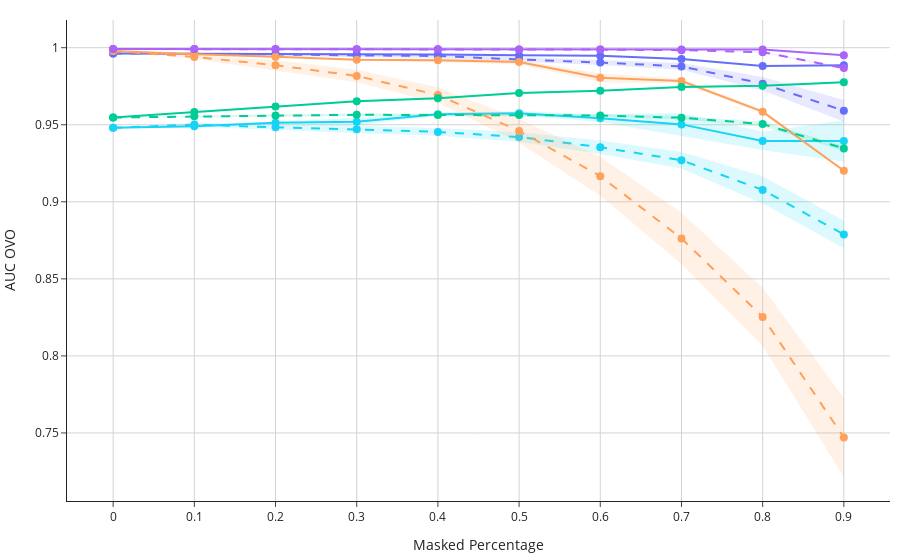

Write notebook code for a chart like this one.
### Code cell
fig3 = plot_masking_result(
    masked_percentages,
    *[
        (f"{dataset},{method}", metric)
        for dataset, results in auc_ovo_results.items()
        for method, metric in results.items()
    ],
)
for trace in fig3.data:
    if "FingerMovements" in trace.name:
        trace.visible = False
fig3.update_layout(showlegend=False, yaxis_title="AUC OVO")

### Figure 1 — Plotly figure (JSON) as saved in the notebook; plotly's stock layout.template omitted (floating-point values rounded to 4 significant figures)
{"data": [{"hovertemplate": "%{y:.4f}", "legendgroup": "Epilepsy,shap", "line": {"color": "#636EFA", "dash": "solid"}, "marker": {"color": "#636EFA", "size": 8}, "mode": "lines+markers", "name": "Epilepsy,shap", "type": "scatter", "x": [0, 0.1, 0.2, 0.3, 0.4, 0.5, 0.6, 0.7, 0.8, 0.9], "y": [0.9963, 0.9962, 0.9961, 0.9958, 0.9957, 0.995, 0.9948, 0.9927, 0.9882, 0.9886]}, {"fill": "toself", "fillcolor": "rgba(99,110,250,0.15)", "hoverinfo": "skip", "hovertemplate": "%{y:.4f}", "legendgroup": "Epilepsy,shap", "line": {"color": "rgba(255,255,255,0)"}, "name": "Epilepsy,shap", "showlegend": false, "type": "scatter", "visible": true, "x": [0, 0.1, 0.2, 0.3, 0.4, 0.5, 0.6, 0.7, 0.8, 0.9, 0.9, 0.8, 0.7, 0.6, 0.5, 0.4, 0.3, 0.2, 0.1, 0], "y": [0.9963, 0.9962, 0.9961, 0.9958, 0.9957, 0.995, 0.9948, 0.9927, 0.9882, 0.9886, 0.9886, 0.9882, 0.9927, 0.9948, 0.995, 0.9957, 0.9958, 0.9961, 0.9962, 0.9963]}, {"hovertemplate": "%{y:.4f}", "legendgroup": "Epilepsy,random", "line": {"color": "#636EFA", "dash": "dash"}, "marker": {"color": "#636EFA", "size": 8}, "mode": "lines+markers", "name": "Epilepsy,random", "type": "scatter", "x": [0, 0.1, 0.2, 0.3, 0.4, 0.5, 0.6, 0.7, 0.8, 0.9], "y": [0.9963, 0.9961, 0.9956, 0.995, 0.9946, 0.9924, 0.9904, 0.9879, 0.9766, 0.9591]}, {"fill": "toself", "fillcolor": "rgba(99,110,250,0.15)", "hoverinfo": "skip", "hovertemplate": "%{y:.4f}", "legendgroup": "Epilepsy,random", "line": {"color": "rgba(255,255,255,0)"}, "name": "Epilepsy,random", "showlegend": false, "type": "scatter", "visible": true, "x": [0, 0.1, 0.2, 0.3, 0.4, 0.5, 0.6, 0.7, 0.8, 0.9, 0.9, 0.8, 0.7, 0.6, 0.5, 0.4, 0.3, 0.2, 0.1, 0], "y": [0.9963, 0.9964, 0.9963, 0.9961, 0.9959, 0.9938, 0.9921, 0.99, 0.981, 0.966, 0.9522, 0.9723, 0.9857, 0.9887, 0.9909, 0.9933, 0.9939, 0.995, 0.9958, 0.9963]}, {"hovertemplate": "%{y:.4f}", "legendgroup": "FingerMovements,shap", "line": {"color": "#EF553B", "dash": "solid"}, "marker": {"color": "#EF553B", "size": 8}, "mode": "lines+markers", "name": "FingerMovements,shap", "type": "scatter", "visible": false, "x": [0, 0.1, 0.2, 0.3, 0.4, 0.5, 0.6, 0.7, 0.8, 0.9], "y": [0.4782, 0.4782, 0.505, 0.505, 0.493, 0.485, 0.485, 0.4966, 0.4966, 0.4786]}, {"fill": "toself", "fillcolor": "rgba(239,85,59,0.15)", "hoverinfo": "skip", "hovertemplate": "%{y:.4f}", "legendgroup": "FingerMovements,shap", "line": {"color": "rgba(255,255,255,0)"}, "name": "FingerMovements,shap", "showlegend": false, "type": "scatter", "visible": false, "x": [0, 0.1, 0.2, 0.3, 0.4, 0.5, 0.6, 0.7, 0.8, 0.9, 0.9, 0.8, 0.7, 0.6, 0.5, 0.4, 0.3, 0.2, 0.1, 0], "y": [0.4782, 0.4782, 0.505, 0.505, 0.493, 0.485, 0.485, 0.4966, 0.4966, 0.4786, 0.4786, 0.4966, 0.4966, 0.485, 0.485, 0.493, 0.505, 0.505, 0.4782, 0.4782]}, {"hovertemplate": "%{y:.4f}", "legendgroup": "FingerMovements,random", "line": {"color": "#EF553B", "dash": "dash"}, "marker": {"color": "#EF553B", "size": 8}, "mode": "lines+markers", "name": "FingerMovements,random", "type": "scatter", "visible": false, "x": [0, 0.1, 0.2, 0.3, 0.4, 0.5, 0.6, 0.7, 0.8, 0.9], "y": [0.4782, 0.4782, 0.4873, 0.4873, 0.496, 0.4882, 0.4882, 0.4989, 0.4989, 0.4864]}, {"fill": "toself", "fillcolor": "rgba(239,85,59,0.15)", "hoverinfo": "skip", "hovertemplate": "%{y:.4f}", "legendgroup": "FingerMovements,random", "line": {"color": "rgba(255,255,255,0)"}, "name": "FingerMovements,random", "showlegend": false, "type": "scatter", "visible": false, "x": [0, 0.1, 0.2, 0.3, 0.4, 0.5, 0.6, 0.7, 0.8, 0.9, 0.9, 0.8, 0.7, 0.6, 0.5, 0.4, 0.3, 0.2, 0.1, 0], "y": [0.4782, 0.4782, 0.5091, 0.5091, 0.5356, 0.5304, 0.5304, 0.5485, 0.5485, 0.567, 0.4059, 0.4493, 0.4493, 0.4461, 0.4461, 0.4564, 0.4655, 0.4655, 0.4782, 0.4782]}, {"hovertemplate": "%{y:.4f}", "legendgroup": "WISDM,shap", "line": {"color": "#19D3F3", "dash": "solid"}, "marker": {"color": "#19D3F3", "size": 8}, "mode": "lines+markers", "name": "WISDM,shap", "type": "scatter", "x": [0, 0.1, 0.2, 0.3, 0.4, 0.5, 0.6, 0.7, 0.8, 0.9], "y": [0.948, 0.949, 0.9514, 0.952, 0.9568, 0.9575, 0.9543, 0.9502, 0.9395, 0.9394]}, {"fill": "toself", "fillcolor": "rgba(25,211,243,0.15)", "hoverinfo": "skip", "hovertemplate": "%{y:.4f}", "legendgroup": "WISDM,shap", "line": {"color": "rgba(255,255,255,0)"}, "name": "WISDM,shap", "showlegend": false, "type": "scatter", "visible": true, "x": [0, 0.1, 0.2, 0.3, 0.4, 0.5, 0.6, 0.7, 0.8, 0.9, 0.9, 0.8, 0.7, 0.6, 0.5, 0.4, 0.3, 0.2, 0.1, 0], "y": [0.948, 0.9498, 0.9521, 0.9544, 0.9579, 0.9588, 0.9568, 0.9577, 0.9455, 0.9529, 0.926, 0.9336, 0.9428, 0.9518, 0.9562, 0.9558, 0.9496, 0.9506, 0.9482, 0.948]}, {"hovertemplate": "%{y:.4f}", "legendgroup": "WISDM,random", "line": {"color": "#19D3F3", "dash": "dash"}, "marker": {"color": "#19D3F3", "size": 8}, "mode": "lines+markers", "name": "WISDM,random", "type": "scatter", "x": [0, 0.1, 0.2, 0.3, 0.4, 0.5, 0.6, 0.7, 0.8, 0.9], "y": [0.948, 0.9501, 0.9483, 0.947, 0.9454, 0.942, 0.9354, 0.927, 0.9077, 0.8788]}, {"fill": "toself", "fillcolor": "rgba(25,211,243,0.15)", "hoverinfo": "skip", "hovertemplate": "%{y:.4f}", "legendgroup": "WISDM,random", "line": {"color": "rgba(255,255,255,0)"}, "name": "WISDM,random", "showlegend": false, "type": "scatter", "visible": true, "x": [0, 0.1, 0.2, 0.3, 0.4, 0.5, 0.6, 0.7, 0.8, 0.9, 0.9, 0.8, 0.7, 0.6, 0.5, 0.4, 0.3, 0.2, 0.1, 0], "y": [0.948, 0.9515, 0.9502, 0.9494, 0.9479, 0.9452, 0.9398, 0.9324, 0.9165, 0.8877, 0.87, 0.8989, 0.9216, 0.931, 0.9389, 0.9428, 0.9447, 0.9465, 0.9487, 0.948]}, {"hovertemplate": "%{y:.4f}", "legendgroup": "Synthetic,shap", "line": {"color": "#FFA15A", "dash": "solid"}, "marker": {"color": "#FFA15A", "size": 8}, "mode": "lines+markers", "name": "Synthetic,shap", "type": "scatter", "x": [0, 0.1, 0.2, 0.3, 0.4, 0.5, 0.6, 0.7, 0.8, 0.9], "y": [0.9978, 0.9957, 0.9942, 0.9922, 0.9919, 0.9907, 0.9805, 0.9784, 0.9585, 0.9202]}, {"fill": "toself", "fillcolor": "rgba(255,161,90,0.15)", "hoverinfo": "skip", "hovertemplate": "%{y:.4f}", "legendgroup": "Synthetic,shap", "line": {"color": "rgba(255,255,255,0)"}, "name": "Synthetic,shap", "showlegend": false, "type": "scatter", "visible": true, "x": [0, 0.1, 0.2, 0.3, 0.4, 0.5, 0.6, 0.7, 0.8, 0.9, 0.9, 0.8, 0.7, 0.6, 0.5, 0.4, 0.3, 0.2, 0.1, 0], "y": [0.9978, 0.9958, 0.9944, 0.9927, 0.9931, 0.9921, 0.9833, 0.9798, 0.9597, 0.9209, 0.9195, 0.9573, 0.9769, 0.9777, 0.9893, 0.9906, 0.9918, 0.9939, 0.9957, 0.9978]}, {"hovertemplate": "%{y:.4f}", "legendgroup": "Synthetic,random", "line": {"color": "#FFA15A", "dash": "dash"}, "marker": {"color": "#FFA15A", "size": 8}, "mode": "lines+markers", "name": "Synthetic,random", "type": "scatter", "x": [0, 0.1, 0.2, 0.3, 0.4, 0.5, 0.6, 0.7, 0.8, 0.9], "y": [0.9978, 0.994, 0.9887, 0.9817, 0.9693, 0.946, 0.9166, 0.8763, 0.8253, 0.7471]}, {"fill": "toself", "fillcolor": "rgba(255,161,90,0.15)", "hoverinfo": "skip", "hovertemplate": "%{y:.4f}", "legendgroup": "Synthetic,random", "line": {"color": "rgba(255,255,255,0)"}, "name": "Synthetic,random", "showlegend": false, "type": "scatter", "visible": true, "x": [0, 0.1, 0.2, 0.3, 0.4, 0.5, 0.6, 0.7, 0.8, 0.9, 0.9, 0.8, 0.7, 0.6, 0.5, 0.4, 0.3, 0.2, 0.1, 0], "y": [0.9978, 0.9953, 0.992, 0.9858, 0.9744, 0.9537, 0.9293, 0.8929, 0.8442, 0.7727, 0.7215, 0.8064, 0.8596, 0.904, 0.9383, 0.9642, 0.9776, 0.9854, 0.9927, 0.9978]}, {"hovertemplate": "%{y:.4f}", "legendgroup": "PenDigits,shap", "line": {"color": "#AB63FA", "dash": "solid"}, "marker": {"color": "#AB63FA", "size": 8}, "mode": "lines+markers", "name": "PenDigits,shap", "type": "scatter", "x": [0, 0.1, 0.2, 0.3, 0.4, 0.5, 0.6, 0.7, 0.8, 0.9], "y": [0.9991, 0.9991, 0.9991, 0.999, 0.999, 0.9988, 0.9988, 0.9989, 0.9988, 0.9951]}, {"fill": "toself", "fillcolor": "rgba(171,99,250,0.15)", "hoverinfo": "skip", "hovertemplate": "%{y:.4f}", "legendgroup": "PenDigits,shap", "line": {"color": "rgba(255,255,255,0)"}, "name": "PenDigits,shap", "showlegend": false, "type": "scatter", "visible": true, "x": [0, 0.1, 0.2, 0.3, 0.4, 0.5, 0.6, 0.7, 0.8, 0.9, 0.9, 0.8, 0.7, 0.6, 0.5, 0.4, 0.3, 0.2, 0.1, 0], "y": [0.9991, 0.9991, 0.9991, 0.9991, 0.999, 0.9988, 0.9988, 0.999, 0.9988, 0.9951, 0.9951, 0.9988, 0.9988, 0.9988, 0.9988, 0.9989, 0.999, 0.9991, 0.9991, 0.9991]}, {"hovertemplate": "%{y:.4f}", "legendgroup": "PenDigits,random", "line": {"color": "#AB63FA", "dash": "dash"}, "marker": {"color": "#AB63FA", "size": 8}, "mode": "lines+markers", "name": "PenDigits,random", "type": "scatter", "x": [0, 0.1, 0.2, 0.3, 0.4, 0.5, 0.6, 0.7, 0.8, 0.9], "y": [0.9991, 0.9991, 0.9991, 0.999, 0.999, 0.9988, 0.9988, 0.9984, 0.9971, 0.9868]}, {"fill": "toself", "fillcolor": "rgba(171,99,250,0.15)", "hoverinfo": "skip", "hovertemplate": "%{y:.4f}", "legendgroup": "PenDigits,random", "line": {"color": "rgba(255,255,255,0)"}, "name": "PenDigits,random", "showlegend": false, "type": "scatter", "visible": true, "x": [0, 0.1, 0.2, 0.3, 0.4, 0.5, 0.6, 0.7, 0.8, 0.9, 0.9, 0.8, 0.7, 0.6, 0.5, 0.4, 0.3, 0.2, 0.1, 0], "y": [0.9991, 0.9991, 0.9991, 0.9991, 0.999, 0.9989, 0.9989, 0.9986, 0.9974, 0.9874, 0.9862, 0.9968, 0.9982, 0.9987, 0.9987, 0.9989, 0.999, 0.9991, 0.9991, 0.9991]}, {"hovertemplate": "%{y:.4f}", "legendgroup": "HAR,shap", "line": {"color": "#00CC96", "dash": "solid"}, "marker": {"color": "#00CC96", "size": 8}, "mode": "lines+markers", "name": "HAR,shap", "type": "scatter", "x": [0, 0.1, 0.2, 0.3, 0.4, 0.5, 0.6, 0.7, 0.8, 0.9], "y": [0.9547, 0.9583, 0.9618, 0.9653, 0.9672, 0.9705, 0.9721, 0.9745, 0.9752, 0.9775]}, {"fill": "toself", "fillcolor": "rgba(0,204,150,0.15)", "hoverinfo": "skip", "hovertemplate": "%{y:.4f}", "legendgroup": "HAR,shap", "line": {"color": "rgba(255,255,255,0)"}, "name": "HAR,shap", "showlegend": false, "type": "scatter", "visible": true, "x": [0, 0.1, 0.2, 0.3, 0.4, 0.5, 0.6, 0.7, 0.8, 0.9, 0.9, 0.8, 0.7, 0.6, 0.5, 0.4, 0.3, 0.2, 0.1, 0], "y": [0.9547, 0.9588, 0.9622, 0.9657, 0.9677, 0.9708, 0.9724, 0.975, 0.9755, 0.978, 0.977, 0.9749, 0.974, 0.9718, 0.9703, 0.9668, 0.9648, 0.9613, 0.9578, 0.9547]}, {"hovertemplate": "%{y:.4f}", "legendgroup": "HAR,random", "line": {"color": "#00CC96", "dash": "dash"}, "marker": {"color": "#00CC96", "size": 8}, "mode": "lines+markers", "name": "HAR,random", "type": "scatter", "x": [0, 0.1, 0.2, 0.3, 0.4, 0.5, 0.6, 0.7, 0.8, 0.9], "y": [0.9547, 0.9555, 0.9559, 0.9565, 0.9563, 0.9563, 0.956, 0.9546, 0.9504, 0.9347]}, {"fill": "toself", "fillcolor": "rgba(0,204,150,0.15)", "hoverinfo": "skip", "hovertemplate": "%{y:.4f}", "legendgroup": "HAR,random", "line": {"color": "rgba(255,255,255,0)"}, "name": "HAR,random", "showlegend": false, "type": "scatter", "visible": true, "x": [0, 0.1, 0.2, 0.3, 0.4, 0.5, 0.6, 0.7, 0.8, 0.9, 0.9, 0.8, 0.7, 0.6, 0.5, 0.4, 0.3, 0.2, 0.1, 0], "y": [0.9547, 0.956, 0.9568, 0.9573, 0.9573, 0.9573, 0.957, 0.9557, 0.952, 0.9364, 0.9329, 0.9489, 0.9535, 0.9551, 0.9553, 0.9554, 0.9556, 0.9551, 0.955, 0.9547]}], "layout": {"hovermode": "x", "margin": {"b": 20, "l": 10, "r": 10, "t": 20}, "showlegend": false, "xaxis": {"gridcolor": "lightgray", "gridwidth": 1, "showgrid": true, "tickmode": "array", "tickvals": [0, 0.1, 0.2, 0.3, 0.4, 0.5, 0.6, 0.7, 0.8, 0.9], "title": {"text": "Masked Percentage"}}, "yaxis": {"gridcolor": "lightgray", "gridwidth": 1, "showgrid": true, "title": {"text": "AUC OVO"}}}}
